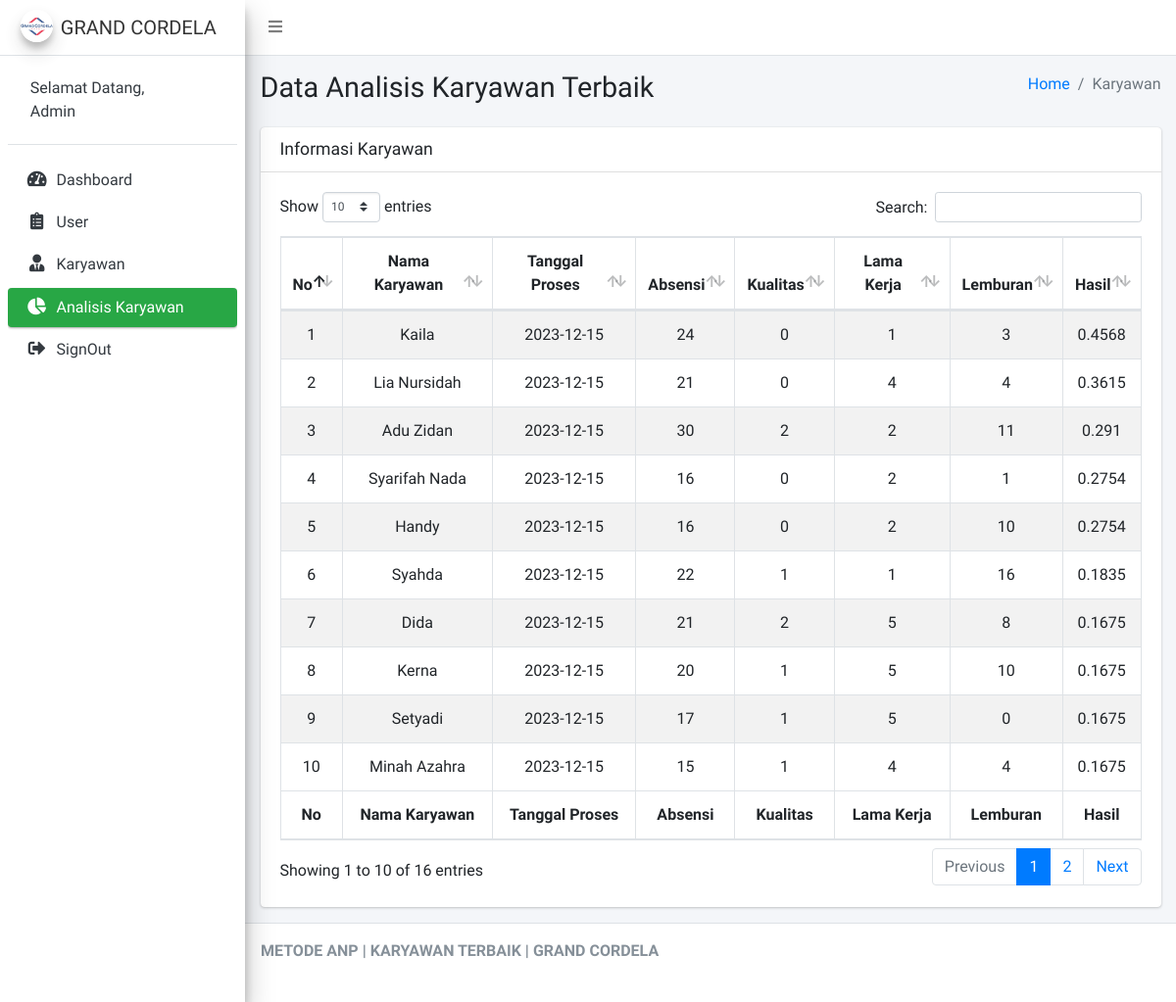
The page /Admin/cAnalisis (signed in) on the database its author committed.
### tables this page shows
CREATE TABLE `analisis` (
  `id_analisis` int(11) NOT NULL,
  `id_karyawan` int(11) NOT NULL,
  `tgl_proses` varchar(20) NOT NULL,
  `absensi` int(11) NOT NULL,
  `kualitas` int(11) NOT NULL,
  `lama_kerja` int(11) NOT NULL,
  `lemburan` int(11) DEFAULT NULL,
  `hasil` double NOT NULL,
  `periode` int(11) NOT NULL
);

CREATE TABLE `karyawan` (
  `id_karyawan` int(11) NOT NULL,
  `id_user` int(11) NOT NULL,
  `nama_kar` varchar(125) NOT NULL,
  `jk_kar` varchar(30) NOT NULL,
  `alamat` text NOT NULL,
  `divisi` varchar(30) NOT NULL,
  `jabatan` varchar(30) NOT NULL,
  `no_hp` varchar(15) NOT NULL,
  `username` varchar(50) NOT NULL,
  `password` varchar(50) NOT NULL,
  `tgl_mulai_kerja` varchar(15) NOT NULL
);

### application/controllers/Admin/cAnalisis.php (called while the page is built, shortened)
<?php
class cAnalisis extends CI_Controller
{
	public function __construct()
	{
		$this->load->model('mAnalisis');
	}
	public function index()
	{
		$data = array(
			'analisis' => $this->mAnalisis->select(),
			'karyawan' => $this->mAnalisis->karyawan()
		);
		$this->load->view('Admin/Layout/head');
		$this->load->view('Admin/Layout/aside');
		$this->load->view('Admin/vAnalisis', $data);
		$this->load->view('Admin/Layout/footer');
	}
}

### index.php (called while the page is built, shortened)
<?php
require_once BASEPATH.'core/CodeIgniter.php';

### application/models/mAnalisis.php (called while the page is built, shortened)
<?php
class mAnalisis extends CI_Model
{
	public function select()
	{
		$this->db->select('*');
		$this->db->from('analisis');
		$this->db->join('karyawan', 'analisis.id_karyawan = karyawan.id_karyawan', 'left');
		$this->db->order_by('hasil', 'desc');
		return $this->db->get()->result();
	}
	public function karyawan()
	{
		$this->db->select('*, karyawan.id_karyawan');
		$this->db->from('karyawan');
		$this->db->join('analisis', 'karyawan.id_karyawan = analisis.id_karyawan', 'left');
		return $this->db->get()->result();
	}
}

### application/views/Admin/vAnalisis.php (the view, shortened to what this page needs)
<div class="content-wrapper">
	<section class="content-header">
		<div class="container-fluid">
			<div class="row mb-2">
				<div class="col-sm-6">
					<h1>Data Analisis Karyawan Terbaik</h1>
				</div>
				<div class="col-sm-6">
					<ol class="breadcrumb float-sm-right">
						<li class="breadcrumb-item"><a href="#">Home</a></li>
						<li class="breadcrumb-item active">Karyawan</li>
					</ol>
				</div>
			</div>
		</div>
	</section>
	<section class="content">
		<div class="container-fluid">
			<div class="row">
				<div class="col-12  ">
					<div class="card">
						<div class="card-header">
							<h3 class="card-title">Informasi Karyawan</h3>
						</div>
						<div class="card-body">
							<table id="example1" class="table table-bordered table-striped">
								<thead>
									<tr>
										<th class="text-center">No</th>
										<th class="text-center">Nama Karyawan</th>
										<th class="text-center">Tanggal Proses</th>
										<th class="text-center">Absensi</th>
										<th class="text-center">Kualitas</th>
										<th class="text-center">Lama Kerja</th>
										<th class="text-center">Lemburan</th>
										<th class="text-center">Hasil</th>
									</tr>
								</thead>
								<tbody>
									<?php
									$no = 1;
									foreach ($analisis as $key => $value) {
									?>
										<tr>
											<td class="text-center"><?= $no++ ?></td>
											<td class="text-center"><?= $value->nama_kar ?></td>
											<td class="text-center"><?= $value->tgl_proses ?></td>
											<td class="text-center"><?= $value->absensi ?></td>
											<td class="text-center"><?= $value->kualitas ?></td>
											<td class="text-center"><?= $value->lama_kerja ?></td>
											<td class="text-center"><?= $value->lemburan ?></td>
											<td class="text-center"><?= $value->hasil ?></td>
										</tr>
									<?php
									}
									?>
								</tbody>
								<tfoot>
									<tr>
										<th class="text-center">No</th>
										<th class="text-center">Nama Karyawan</th>
										<th class="text-center">Tanggal Proses</th>
										<th class="text-center">Absensi</th>
										<th class="text-center">Kualitas</th>
										<th class="text-center">Lama Kerja</th>
										<th class="text-center">Lemburan</th>
										<th class="text-center">Hasil</th>
									</tr>
								</tfoot>
							</table>
						</div>
					</div>
				</div>
			</div>
		</div>
	</section>
</div>

### rows shown on the page
analisis: id_karyawan.nama_kar "Kaila", tgl_proses "2023-12-15", absensi "24", kualitas "0", lama_kerja "1", lemburan "3", hasil "0.4568"
analisis: id_karyawan.nama_kar "Lia Nursidah", tgl_proses "2023-12-15", absensi "21", kualitas "0", lama_kerja "4", lemburan "4", hasil "0.3615"
analisis: id_karyawan.nama_kar "Adu Zidan", tgl_proses "2023-12-15", absensi "30", kualitas "2", lama_kerja "2", lemburan "11", hasil "0.291"
analisis: id_karyawan.nama_kar "Syarifah Nada", tgl_proses "2023-12-15", absensi "16", kualitas "0", lama_kerja "2", lemburan "1", hasil "0.2754"
analisis: id_karyawan.nama_kar "Handy", tgl_proses "2023-12-15", absensi "16", kualitas "0", lama_kerja "2", lemburan "10", hasil "0.2754"
analisis: id_karyawan.nama_kar "Syahda", tgl_proses "2023-12-15", absensi "22", kualitas "1", lama_kerja "1", lemburan "16", hasil "0.1835"
analisis: id_karyawan.nama_kar "Dida", tgl_proses "2023-12-15", absensi "21", kualitas "2", lama_kerja "5", lemburan "8", hasil "0.1675"
analisis: id_karyawan.nama_kar "Kerna", tgl_proses "2023-12-15", absensi "20", kualitas "1", lama_kerja "5", lemburan "10", hasil "0.1675"
analisis: id_karyawan.nama_kar "Setyadi", tgl_proses "2023-12-15", absensi "17", kualitas "1", lama_kerja "5", lemburan "0", hasil "0.1675"
analisis: id_karyawan.nama_kar "Minah Azahra", tgl_proses "2023-12-15", absensi "15", kualitas "1", lama_kerja "4", lemburan "4", hasil "0.1675"
